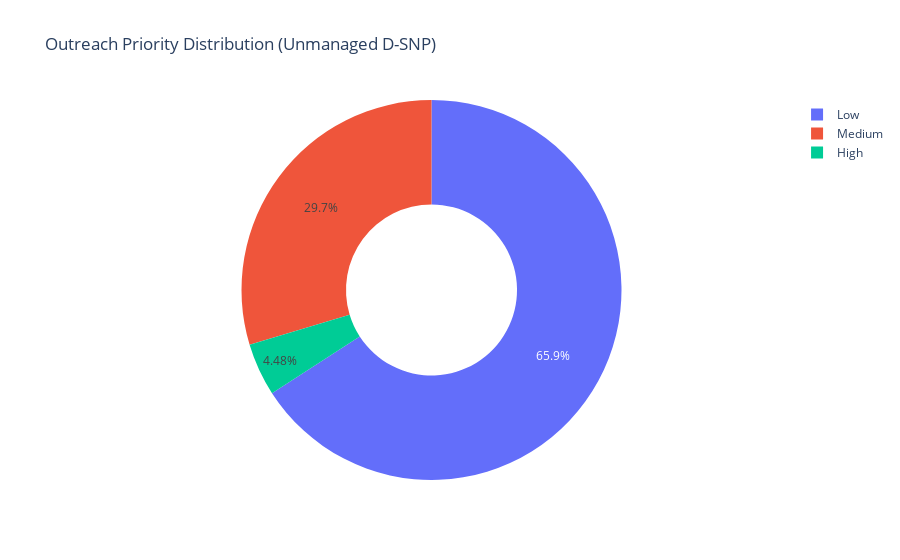
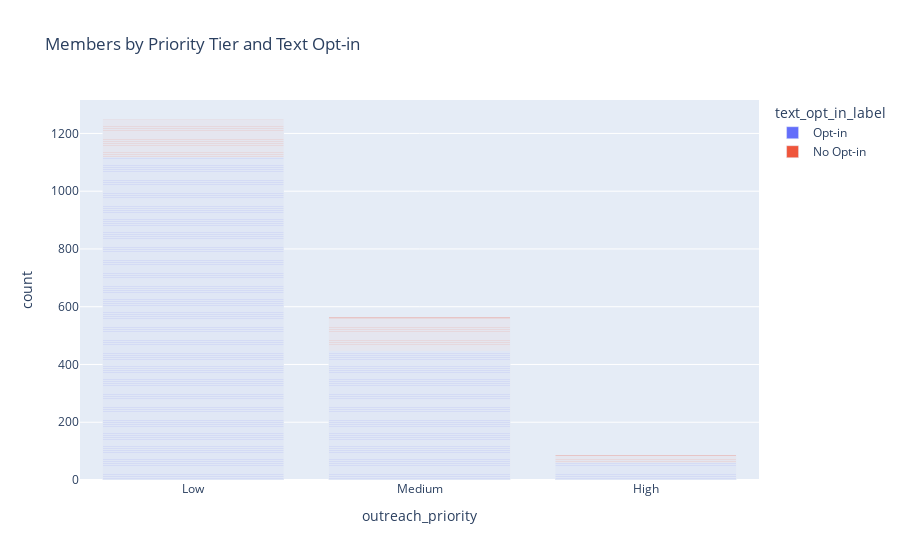
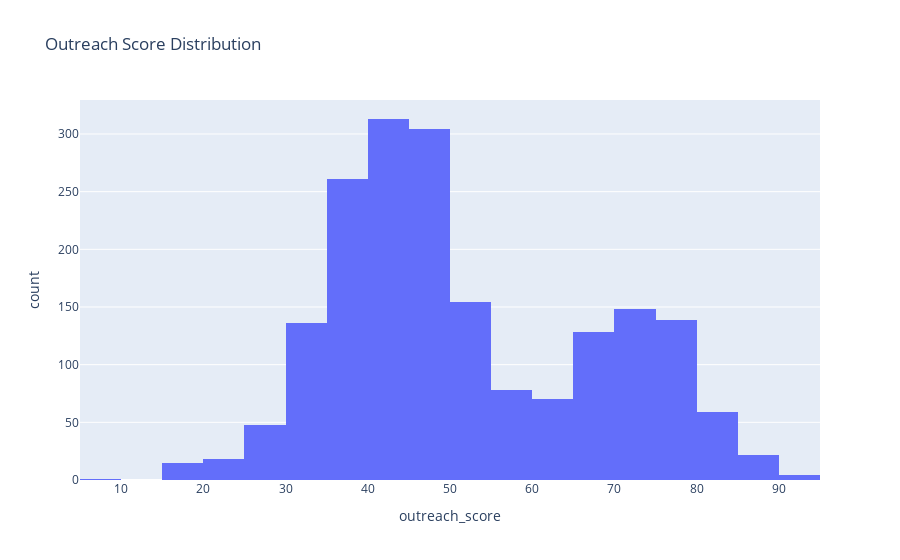

The notebook cell saved with these charts, in order:
### Code cell
import plotly.express as px

df_bar = df.assign(text_opt_in_label=np.where(df["text_opt_in"]==1, "Opt-in", "No Opt-in"))

fig_donut = px.pie(
    df, names="outreach_priority", hole=0.45,
    title="Outreach Priority Distribution (Unmanaged D-SNP)"
)
fig_bar = px.bar(
    df_bar, x="outreach_priority", color="text_opt_in_label", barmode="stack",
    title="Members by Priority Tier and Text Opt-in"
)
fig_hist = px.histogram(
    df, x="outreach_score", nbins=40, title="Outreach Score Distribution"
)

fig_donut.show(); fig_bar.show(); fig_hist.show()

### Figure 1 — Plotly figure (JSON) as saved in the notebook; plotly's stock layout.template omitted (floating-point values rounded to 4 significant figures; data arrays with more than 128 entries replaced by an {"elided": "..."} marker saying what was removed)
{"data": [{"domain": {"x": [0, 1], "y": [0, 1]}, "hole": 0.45, "hovertemplate": "outreach_priority=%{label}<extra></extra>", "labels": {"elided": "1898 str values"}, "legendgroup": "", "name": "", "showlegend": true, "type": "pie"}], "layout": {"legend": {"tracegroupgap": 0}, "title": {"text": "Outreach Priority Distribution (Unmanaged D-SNP)"}}}

### Figure 2 — Plotly figure (JSON) as saved in the notebook; plotly's stock layout.template omitted (floating-point values rounded to 4 significant figures; data arrays with more than 128 entries replaced by an {"elided": "..."} marker saying what was removed)
{"data": [{"hovertemplate": "text_opt_in_label=Opt-in<br>outreach_priority=%{x}<br>count=%{y}<extra></extra>", "legendgroup": "Opt-in", "marker": {"color": "#636efa", "pattern": {"shape": ""}}, "name": "Opt-in", "orientation": "v", "showlegend": true, "textposition": "auto", "type": "bar", "x": {"elided": "1625 str values"}, "xaxis": "x", "y": {"elided": "1625 int values"}, "yaxis": "y"}, {"hovertemplate": "text_opt_in_label=No Opt-in<br>outreach_priority=%{x}<br>count=%{y}<extra></extra>", "legendgroup": "No Opt-in", "marker": {"color": "#EF553B", "pattern": {"shape": ""}}, "name": "No Opt-in", "orientation": "v", "showlegend": true, "textposition": "auto", "type": "bar", "x": {"elided": "273 str values"}, "xaxis": "x", "y": {"elided": "273 int values"}, "yaxis": "y"}], "layout": {"barmode": "stack", "legend": {"title": {"text": "text_opt_in_label"}, "tracegroupgap": 0}, "title": {"text": "Members by Priority Tier and Text Opt-in"}, "xaxis": {"anchor": "y", "domain": [0, 1], "title": {"text": "outreach_priority"}}, "yaxis": {"anchor": "x", "domain": [0, 1], "title": {"text": "count"}}}}

### Figure 3 — Plotly figure (JSON) as saved in the notebook; plotly's stock layout.template omitted (floating-point values rounded to 4 significant figures; data arrays with more than 128 entries replaced by an {"elided": "..."} marker saying what was removed)
{"data": [{"bingroup": "x", "hovertemplate": "outreach_score=%{x}<br>count=%{y}<extra></extra>", "legendgroup": "", "marker": {"color": "#636efa", "pattern": {"shape": ""}}, "name": "", "nbinsx": 40, "orientation": "v", "showlegend": false, "type": "histogram", "x": {"elided": "1898 float values"}, "xaxis": "x", "yaxis": "y"}], "layout": {"barmode": "relative", "legend": {"tracegroupgap": 0}, "title": {"text": "Outreach Score Distribution"}, "xaxis": {"anchor": "y", "domain": [0, 1], "title": {"text": "outreach_score"}}, "yaxis": {"anchor": "x", "domain": [0, 1], "title": {"text": "count"}}}}
